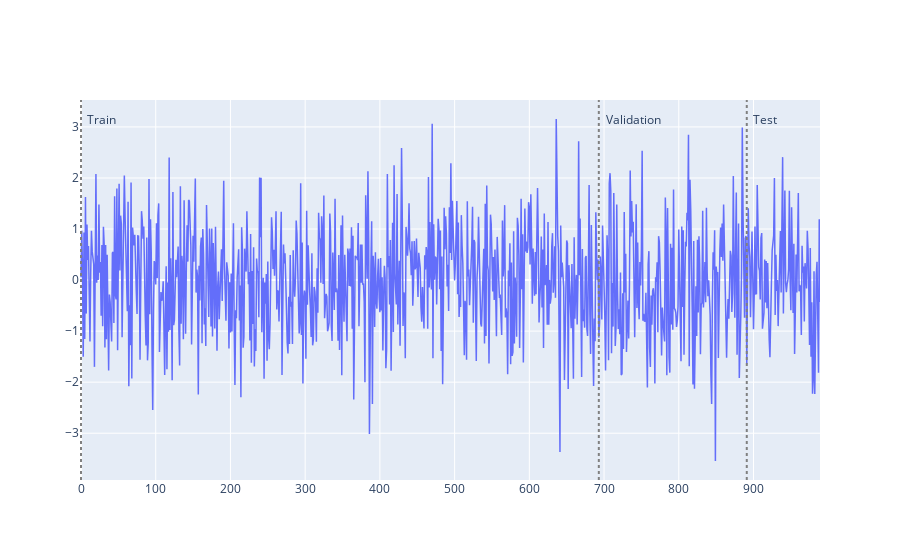

Notebook code for this chart:
### Code cell
# Plot the target.
y.plot()

### Figure 1 — Plotly figure (JSON) as saved in the notebook; plotly's stock layout.template omitted (floating-point values rounded to 4 significant figures; data arrays with more than 128 entries replaced by an {"elided": "..."} marker saying what was removed)
{"data": [{"line": {"color": "#636EFA", "width": 1.5}, "mode": "lines", "name": "price", "type": "scatter", "x": {"elided": "990 int values"}, "y": {"elided": "990 float values"}}], "layout": {"annotations": [{"showarrow": false, "text": "Train", "x": 0, "xshift": 20, "y": 3.155}, {"showarrow": false, "text": "Validation", "x": 693, "xshift": 35, "y": 3.155}, {"showarrow": false, "text": "Test", "x": 891, "xshift": 18, "y": 3.155}], "shapes": [{"line": {"color": "gray", "dash": "dot"}, "opacity": 1, "type": "line", "x0": 0, "x1": 0, "xref": "x", "y0": 0, "y1": 1, "yref": "y domain"}, {"line": {"color": "gray", "dash": "dot"}, "opacity": 1, "type": "line", "x0": 693, "x1": 693, "xref": "x", "y0": 0, "y1": 1, "yref": "y domain"}, {"line": {"color": "gray", "dash": "dot"}, "opacity": 1, "type": "line", "x0": 891, "x1": 891, "xref": "x", "y0": 0, "y1": 1, "yref": "y domain"}]}}
